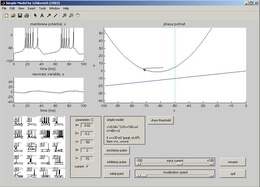
%> input picture izhikevichm.jpg, 260 x 187 px, shrunk from 937 x 673 before the run
$ octave --eval "result = ThreshAndBound(imread('../izhikevichm.jpg'));"   (GNU Octave 9; MATLAB toolbox functions it lacks are replaced by stand-ins)
%> lines starting %> are read from the running program, lines starting %| are printed output that depends on the picture; in (x1, y1, x2, y2) boxes, pixels count from 0 and x2, y2 are one past the last pixel; in counts of white or black regions, pixels touching at a corner belong together; the program's own positions count from 1
### Metripol/ShowBoundaries.m
function[B] = ShowBoundaries(BW,col)
if(nargin<2) col = 'b'; end;
B = bwboundaries(BW);
for k=1:length(B),
    boundary = B{k};
    plot(boundary(:,2), boundary(:,1), col,'LineWidth',0.5);
    hold on
end
hold off

### Metripol/ThreshAndBound.m
function[b,props]=ThreshAndBound(x,Show,t,col)
if(nargin<2) Show = 0; end;
if(nargin<3) t=graythresh(x);end;
if(nargin<4) col='b';end;
bw=im2bw(x,t);
props=regionprops(bwlabel(bw),'basic');
if(Show)
    imshow(bw,'notruesize');
    hold on;
    b=ShowBoundaries(bw,col);
    hold off;
else
    b=ShowBoundaries(bw,col);
end;
%> in ThreshAndBound, `t=graythresh(x)`: t = 0.875
%> in ThreshAndBound, `bw=im2bw(x,t);`:
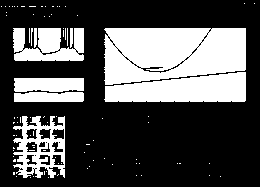
%> bw: size 187x260 logical; 31.7% white; 90 white regions (81 under 20 px)
%> in ThreshAndBound, `props=regionprops(bwlabel(bw),'basic');`: props = 90 regions; largest, box (x1, y1, x2, y2), Area and Centroid: (104, 28, 246, 85) 6846 [172.8 53.5], (104, 72, 246, 102) 3227 [183.6 90.6], (13, 116, 65, 178) 1748 [40.7 148.1], (13, 28, 84, 61) 1710 [49.1 46.6], (14, 78, 84, 92) 919 [49.3 85.1]
%> in ShowBoundaries, `B = bwboundaries(BW);`: B = 145 boundaries; largest, box (x1, y1, x2, y2) and points: (13, 116, 65, 178) 447, (104, 28, 246, 85) 382, (104, 72, 246, 102) 324, (13, 28, 84, 61) 320, (14, 78, 84, 92) 163
%> the loop in ShowBoundaries, `for k=1:length(B),` made 145 passes
%> boundary on passes 1, 2, 3, 4, 5, 6, 8, 10, 11, 12, 13, 16: [7 2; 7 2], [7 6; 7 6], [13 7; 13 7], [16 7; 16 7], [7 10; 7 10], [7 13; 7 13], [123 14; 123 15; 124 14; 123 14], [136 14; 136 15; 136 14], [148 14; 149 15; 149 14; 148 14], [151 14; 151 14], [157 14; 157 14], [7 15; 7 15]
%> in ThreshAndBound, `b=ShowBoundaries(bw,col);`: b = 145 items
%> `result = ThreshAndBound(imread('../izhikevichm.jpg'));`:
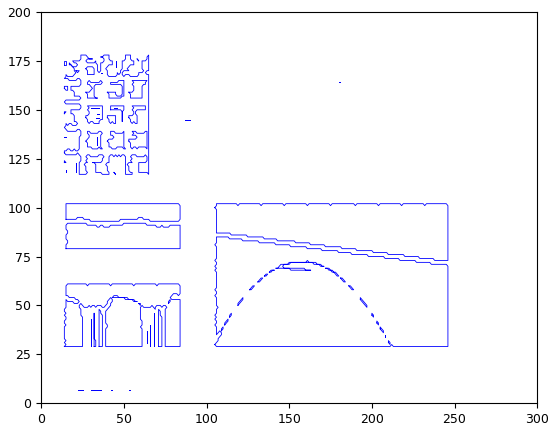
%> figure redrawn from the program's plot data
